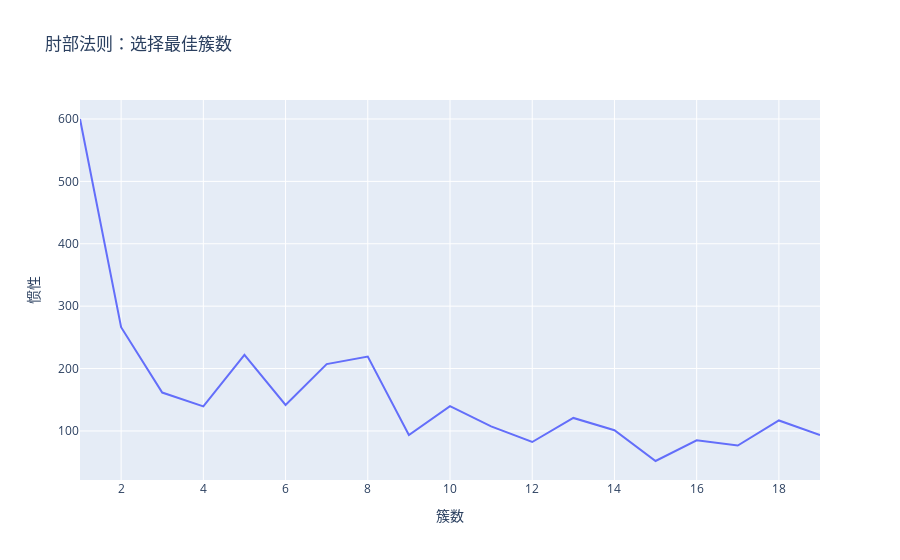

The code cell stored with this chart in its notebook:
### Markdown cell above
## 肘部法则

### Code cell
silhouette_avg = silhouette_score(scaled_data, labels)  # 计算轮廓系数
print(f"聚类的轮廓系数: {silhouette_avg:.3f}")  

def compute_inertia(X, centroids, labels):
    """
    计算惯性值（聚类的总平方误差）
    :param X: 输入数据
    :param centroids: 聚类中心
    :param labels: 聚类标签
    :return: 惯性值
    """
    distances = np.linalg.norm(X - centroids[labels], axis=1)  
    
    return np.sum(distances ** 2)  # 计算即惯性值

inertia = []  # 不同簇数下的惯性值
for n in range(1, 20):  
    kmeans_manual = KMeans(n_clusters=n, random_state=42)  
    kmeans_manual.fit(scaled_data)  
    labels = kmeans_manual.labels  
    centroids = kmeans_manual.centroids  
    inertia.append(compute_inertia(scaled_data, centroids, labels))  
    

fig_elbow = px.line(  
    x=range(1, 20),  
    y=inertia,  
    title="肘部法则：选择最佳簇数",  
    labels={"x": "簇数", "y": "惯性"},  
)  
fig_elbow.show()

### Figure 1 — Plotly figure (JSON) as saved in the notebook; plotly's stock layout.template omitted (floating-point values rounded to 4 significant figures)
{"data": [{"hovertemplate": "簇数=%{x}<br>惯性=%{y}<extra></extra>", "legendgroup": "", "line": {"color": "#636efa", "dash": "solid"}, "marker": {"symbol": "circle"}, "mode": "lines", "name": "", "orientation": "v", "showlegend": false, "x": [1, 2, 3, 4, 5, 6, 7, 8, 9, 10, 11, 12, 13, 14, 15, 16, 17, 18, 19], "xaxis": "x", "y": [600.0, 266.3, 161.5, 139.4, 221.8, 141.7, 207.1, 219.3, 93.5, 139.8, 107.4, 82.3, 120.8, 101.2, 51.83, 85.1, 76.65, 116.8, 93.46], "yaxis": "y", "type": "scatter"}], "layout": {"xaxis": {"anchor": "y", "domain": [0.0, 1.0], "title": {"text": "簇数"}}, "yaxis": {"anchor": "x", "domain": [0.0, 1.0], "title": {"text": "惯性"}}, "legend": {"tracegroupgap": 0}, "title": {"text": "肘部法则：选择最佳簇数"}}}
